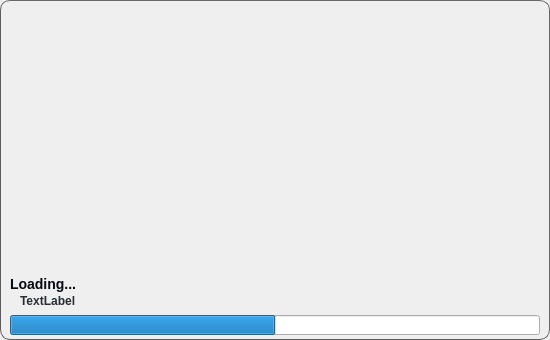
<?xml version="1.0" encoding="UTF-8"?>
<ui version="4.0">
 <class>CENTAUR_NAMESPACE::SplashDialog</class>
 <widget class="QDialog" name="CENTAUR_NAMESPACE::SplashDialog">
  <property name="geometry">
   <rect>
    <x>0</x>
    <y>0</y>
    <width>550</width>
    <height>340</height>
   </rect>
  </property>
  <property name="windowTitle">
   <string>Dialog</string>
  </property>
  <layout class="QHBoxLayout" name="horizontalLayout">
   <property name="leftMargin">
    <number>0</number>
   </property>
   <property name="topMargin">
    <number>0</number>
   </property>
   <property name="rightMargin">
    <number>0</number>
   </property>
   <property name="bottomMargin">
    <number>0</number>
   </property>
   <item>
    <widget class="CENTAUR_NAMESPACE::MovableFrame" name="logMainFrame">
     <property name="minimumSize">
      <size>
       <width>550</width>
       <height>340</height>
      </size>
     </property>
     <property name="maximumSize">
      <size>
       <width>550</width>
       <height>340</height>
      </size>
     </property>
     <property name="styleSheet">
      <string notr="true">QFrame#logMainFrame{
	border-image: url(:ui/splash/bitmap)  0 0 0 0 stretch stretch;

border-top-left-radius: 10px;
border-top-right-radius: 10px;
border-bottom-left-radius: 10px;
border-bottom-right-radius: 10px;
border-left: 1px solid rgb(92,92,92);
border-top: 1px solid rgb(104,104,104);
border-right: 1px solid rgb(104,104,104);
border-bottom: 1px solid rgb(92,92,92);
}</string>
     </property>
     <property name="frameShape">
      <enum>QFrame::StyledPanel</enum>
     </property>
     <property name="frameShadow">
      <enum>QFrame::Raised</enum>
     </property>
     <layout class="QGridLayout" name="gridLayout">
      <property name="verticalSpacing">
       <number>2</number>
      </property>
      <item row="3" column="0">
       <widget class="QProgressBar" name="initializationProgressBar">
        <property name="minimumSize">
         <size>
          <width>10</width>
          <height>20</height>
         </size>
        </property>
        <property name="maximumSize">
         <size>
          <width>16777215</width>
          <height>10</height>
         </size>
        </property>
        <property name="styleSheet">
         <string notr="true"/>
        </property>
        <property name="value">
         <number>50</number>
        </property>
        <property name="textVisible">
         <bool>false</bool>
        </property>
       </widget>
      </item>
      <item row="1" column="0">
       <widget class="QLabel" name="label">
        <property name="styleSheet">
         <string notr="true">QLabel{
	color:  rgb(3,12,19);
	font-weight: 800;
	font-size: 14px;
}</string>
        </property>
        <property name="text">
         <string>Loading...</string>
        </property>
       </widget>
      </item>
      <item row="0" column="0">
       <spacer name="verticalSpacer">
        <property name="orientation">
         <enum>Qt::Vertical</enum>
        </property>
        <property name="sizeHint" stdset="0">
         <size>
          <width>20</width>
          <height>40</height>
         </size>
        </property>
       </spacer>
      </item>
      <item row="2" column="0">
       <widget class="QLabel" name="displayText">
        <property name="styleSheet">
         <string notr="true">QLabel{
	color:  rgb(38,46,52);
	font-weight: 600;
	font-size: 12px;
}</string>
        </property>
        <property name="text">
         <string>TextLabel</string>
        </property>
        <property name="indent">
         <number>10</number>
        </property>
       </widget>
      </item>
     </layout>
    </widget>
   </item>
  </layout>
 </widget>
 <customwidgets>
  <customwidget>
   <class>CENTAUR_NAMESPACE::MovableFrame</class>
   <extends>QFrame</extends>
   <header>../../Library/cui/include/MovableFrame.hpp</header>
   <container>1</container>
  </customwidget>
 </customwidgets>
 <resources>
  <include location="../qrc/resource.qrc"/>
  <include location="../../Library/cui/rcc/resources.qrc"/>
 </resources>
 <connections/>
</ui>
